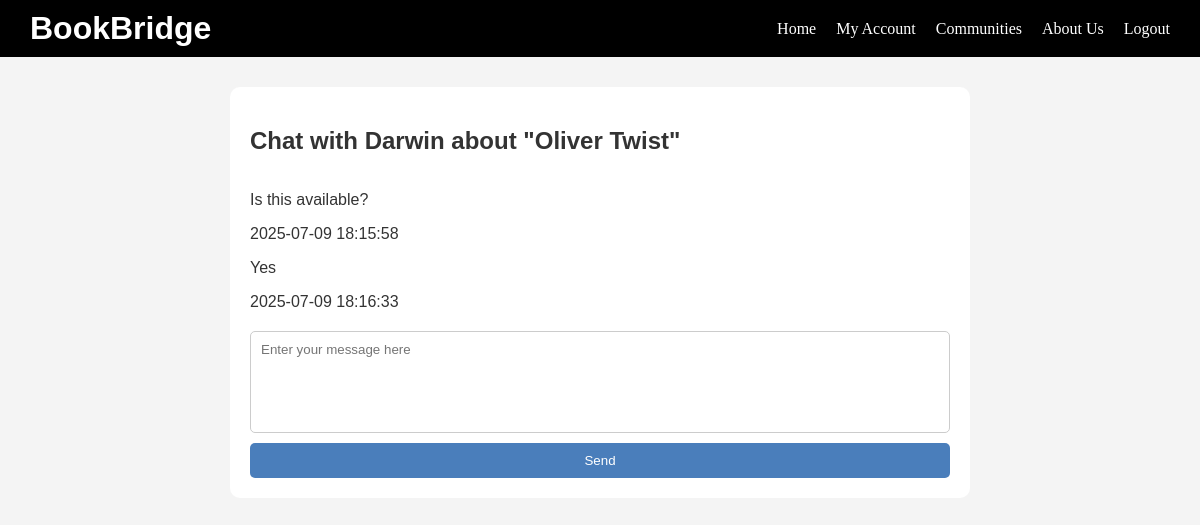
The app's page /chat/4/2 (signed in) with its own data.
### tables this page shows
CREATE TABLE users (
            id INTEGER PRIMARY KEY AUTOINCREMENT,
            first_name TEXT NOT NULL,
            last_name TEXT NOT NULL,
            age INTEGER NOT NULL,
            email TEXT NOT NULL UNIQUE,
            password TEXT NOT NULL
        );

CREATE TABLE book_listings (
            id INTEGER PRIMARY KEY AUTOINCREMENT,
            user_id INTEGER NOT NULL,
            title TEXT NOT NULL,
            author TEXT NOT NULL,
            genre TEXT NOT NULL,
            condition TEXT NOT NULL,
            image_filename TEXT,
            FOREIGN KEY (user_id) REFERENCES users(id)
        );

CREATE TABLE messages (
            id INTEGER PRIMARY KEY AUTOINCREMENT,
            sender_id INTEGER NOT NULL,
            receiver_id INTEGER NOT NULL,
            book_id INTEGER,
            message TEXT NOT NULL,
            timestamp DATETIME DEFAULT CURRENT_TIMESTAMP,
            FOREIGN KEY (sender_id) REFERENCES users(id),
            FOREIGN KEY (receiver_id) REFERENCES users(id),
            FOREIGN KEY (book_id) REFERENCES book_listings(id)
        );

### app/routes.py (the view)
@main.route("/chat/<int:buyer_id>/<int:book_id>")
def chat(buyer_id, book_id):
    if "user" not in session:
        return redirect(url_for("main.login"))
    current_user_id = session["user"]["id"]
    conn = get_db_connection()
    messages = conn.execute(
        """
        SELECT * FROM messages
        WHERE book_id = ?
          AND ((sender_id = ? AND receiver_id = ?) OR (sender_id = ? AND receiver_id = ?))
        ORDER BY timestamp ASC
        """,
        (book_id, current_user_id, buyer_id, buyer_id, current_user_id),
    ).fetchall()
    book = conn.execute(  # get book & buyer details for display
        "SELECT title FROM book_listings WHERE id = ?", (book_id,)
    ).fetchone()
    book_title = book["title"] if book else "Book"
    buyer = conn.execute(
        "SELECT first_name FROM users WHERE id = ?", (buyer_id,)
    ).fetchone()
    buyer_name = buyer["first_name"] if buyer else "User"
    conn.close()
    return render_template(
        "chat.html",
        buyer_id=buyer_id,
        book_id=book_id,
        buyer_name=buyer_name,
        book_title=book_title,
        messages=messages,
        current_user_id=current_user_id,
    )

### app/models.py (called while the page is built)
def get_db_connection():
    conn = sqlite3.connect("app/database.db")
    conn.row_factory = sqlite3.Row  # allows column access by name
    return conn

### app/templates/chat.html (shortened to what this page needs)
{% extends 'base.html' %}
{% block styles %}
<link rel="stylesheet" href="{{ url_for('static', filename='css/chat.css') }}">
{% endblock %}
{% block content %}
<div class="chat-container">
    <div class="chat-header">
        <h2>Chat with {{ buyer_name }} about "{{ book_title }}"</h2>
    </div>
    <div class="chat-messages">
        {% for msg in messages %}
            <div class="message {{ 'sent' if msg.sender_id == current_user_id else 'received' }}">
                <p>{{ msg.message }}</p>
                <span class="timestamp">{{ msg.timestamp }}</span>
            </div>
        {% endfor %}
    </div>
    <form method="POST" action="{{ url_for('main.send_chat_message') }}" class="chat-form">
        <textarea name="message" rows="2" placeholder="Enter your message here" required></textarea>
        <button type="submit">Send</button>
    </form>
</div>
{% endblock %}

### app/static/css/base.css (style rules this page uses)
body { font-family: Arial, sans-serif; margin: 0; padding: 0; background: #f4f4f4; color: #333; }

### app/static/css/chat.css (style rules this page uses)
.chat-container { max-width: 700px; margin: 30px auto; background: #fff; padding: 20px; border-radius: 10px; }
.chat-messages { max-height: 400px; overflow-y: auto; margin-bottom: 20px; }
.chat-form { display: flex; flex-direction: column; }
.chat-form textarea { padding: 10px; resize: none; height: 80px; font-family: inherit; margin-bottom: 10px; border: 1px solid #ccc; border-radius: 5px; }
.chat-form button { padding: 10px; background-color: #4a7ebb; color: white; border: none; border-radius: 5px; cursor: pointer; }

### records on screen
users: first_name "Darwin"
book_listings: title "Oliver Twist"
messages: message "Is this available?", timestamp "2025-07-09 18:15:58"
messages: message "Yes", timestamp "2025-07-09 18:16:33"
